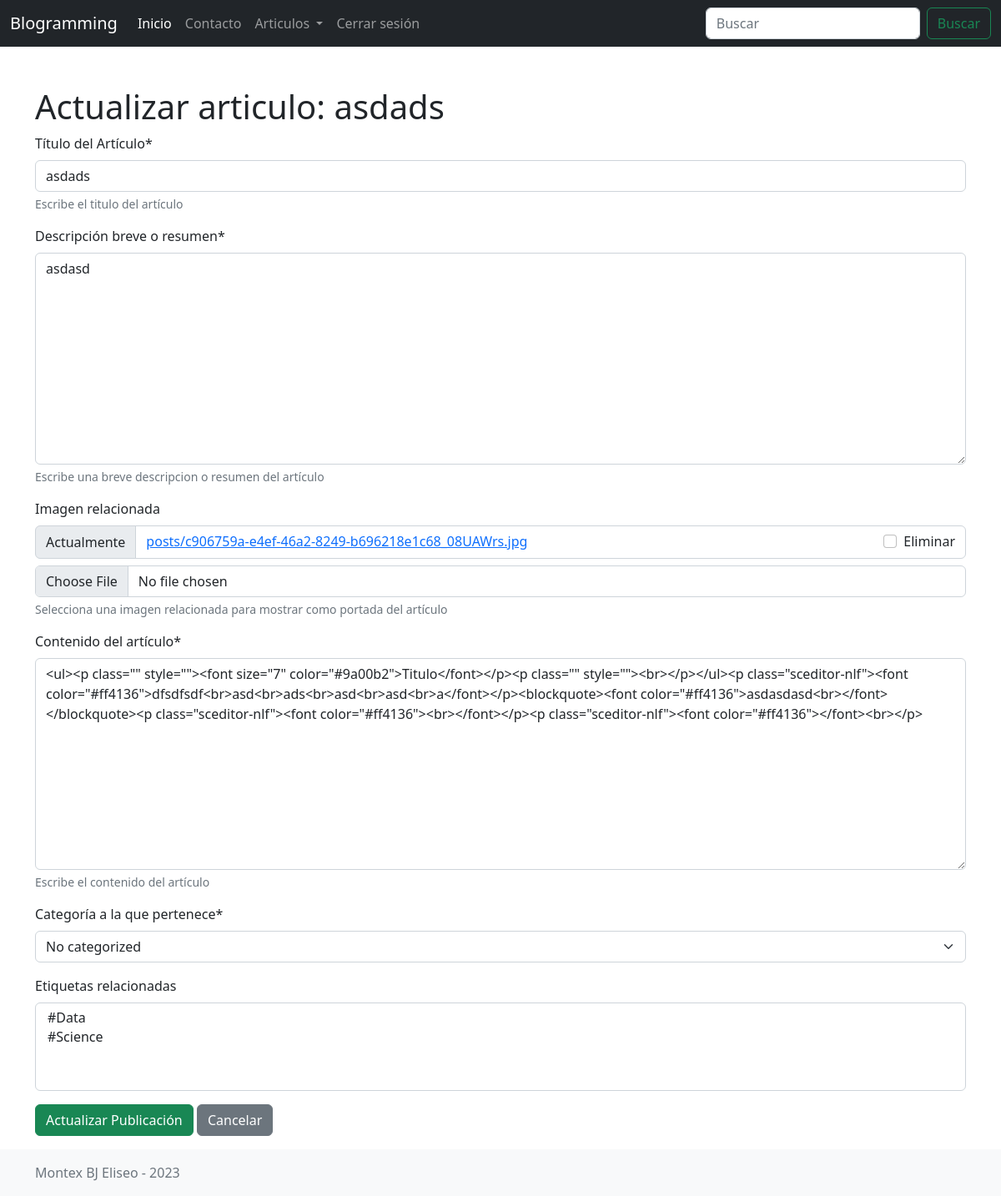
The app's page /posts/8/update (signed in), older data.
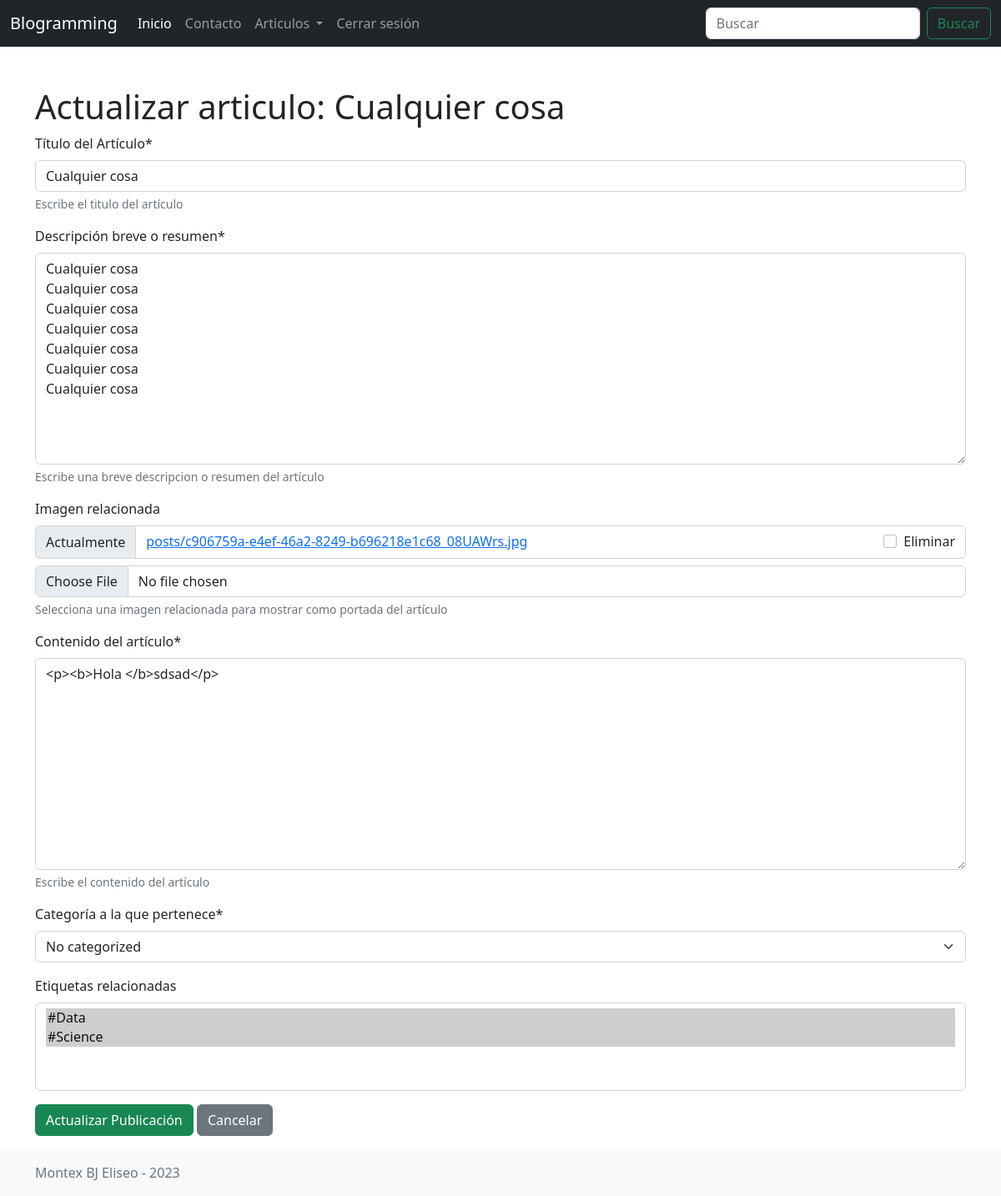
The same page, newer data.
### apps/posts/models.py (models this page shows, shortened)
class Post(models.Model):
    title = models.CharField(
        max_length=100,
        verbose_name="Título del Artículo",
        help_text="Escribe el titulo del artículo",
    )
    short_description = models.TextField(
        max_length=750,
        verbose_name="Descripción breve o resumen",
        help_text="Escribe una breve descripcion o resumen del artículo",
    )
    image = models.ImageField(
        upload_to='posts',
        null=True,
        blank=True,
        verbose_name="Imagen relacionada",
        help_text="Selecciona una imagen relacionada para mostrar como portada del artículo",
    )
    content = models.TextField(
        verbose_name="Contenido del artículo",
        help_text="Escribe el contenido del artículo",
    )
    created_at = models.DateTimeField(
        auto_now_add=True, editable=False, verbose_name="Fecha de creación"
    )
    updated_at = models.DateTimeField(
        auto_now=True, editable=False, verbose_name="Fecha de actualización"
    )
    author = models.ForeignKey(
        get_user_model(),
        null=True,
        on_delete=models.SET_NULL,
        verbose_name="Autor del artículo",
    )
    category = models.ForeignKey(
        Category,
        null=True,
        on_delete=models.SET_NULL,
        verbose_name="Categoría a la que pertenece",
    )
    tags = models.ManyToManyField(
        Tag, verbose_name="Etiquetas relacionadas", blank=True
    )
    likes = models.ManyToManyField(
        get_user_model(), blank=True, related_name="liked_posts"
    )
    views = models.IntegerField(default=0)
    class Meta:
        verbose_name = "Artículo"
        verbose_name_plural = "Artículos"

### apps/posts/views.py (the view)
# urls.py: path('<int:pk>/update', PostUpdateView.as_view(), name = 'update'),
class PostUpdateView(LoginRequiredMixin, UserPassesTestMixin, UpdateView):
    model = Post
    template_name = "posts/post_update.html"
    success_url = reverse_lazy("posts:index")
    form_class = PostForm
    def test_func(self):
        return self.request.user.is_staff

### apps/posts/forms.py
class PostForm(forms.ModelForm):
    class Meta:
        model = Post
        exclude = ['created_at', 'updated_at', 'likes', 'author', 'views']

### apps/posts/models.py (called while the page is built)
    def __str__(self) -> str:
        return self.name

    def get_filterby_link(self):
        url = reverse("posts:index")
        return f"{url}?category={self.pk}"

    def __str__(self) -> str:
        return f"#{self.name}"

### blog/context_processors.py (called while the page is built)
def blog_context(request):
    data = {
        'app_name': 'Blogramming',
        'categories': Category.objects.all()
    }
    return data

### blog/templatetags/path_tags.py (called while the page is built)
@register.simple_tag(takes_context=True)
def confirm_logout_path(context):
    request = context.get("request")
    current_path = request.path
    if current_path not in list(common_urls.values()):
        return common_urls["confirm_logout"] + f"?next={current_path}"
    return common_urls["confirm_logout"]

### templates/posts/post_update.html (shortened to what this page needs)
{% extends 'base.html' %}
{% load crispy_forms_tags %}
{% block content %}
<main class="container">
    <h1 class="mt-5">Actualizar articulo: {{post.title}}</h1>
    <form method="POST" enctype="multipart/form-data">
        {{form|crispy}}
        <p>
            <button class="btn btn-success" type="submit">Actualizar Publicación</button>
            <a class="btn btn-secondary" href="{% url 'posts:index' %}">Cancelar</a>
        </p>
    </form>
</main>
{% endblock content %}

Row changes from the older to the newer data that the page shows:
changed Post "No categorized": title "asdads" → "Cualquier cosa"; short_description "asdasd" → "Cualquier cosa Cualquier cosa Cualquier cosa Cualquier cosa Cualquier cosa Cualquier cosa Cualquier cosa"; content "<ul><p class=\"\" style=\"\"><font size=\"7\" color=\"#9a00b2\">Titulo</font></p><p class=\"\" style=\"\"><br></p></ul><p class=\"sceditor-nlf\"><font color=\"#ff4136\">dfsdfsdf<br>asd<br>ads<br>asd<br>asd<br>a</font></p><blockquote><font color=\"#ff4136\">asdasdasd<br></font></blockquote><p class=\"sceditor-nlf\"><font color=\"#ff4136\"><br></font></p><p class=\"sceditor-nlf\"><font color=\"#ff4136\"></font><br></p>" → "<p><b>Hola </b>sdsad</p>"
Text that changed along with them:
form field tags: "#Data / #Science" → "#Data ☑ / #Science ☑"
